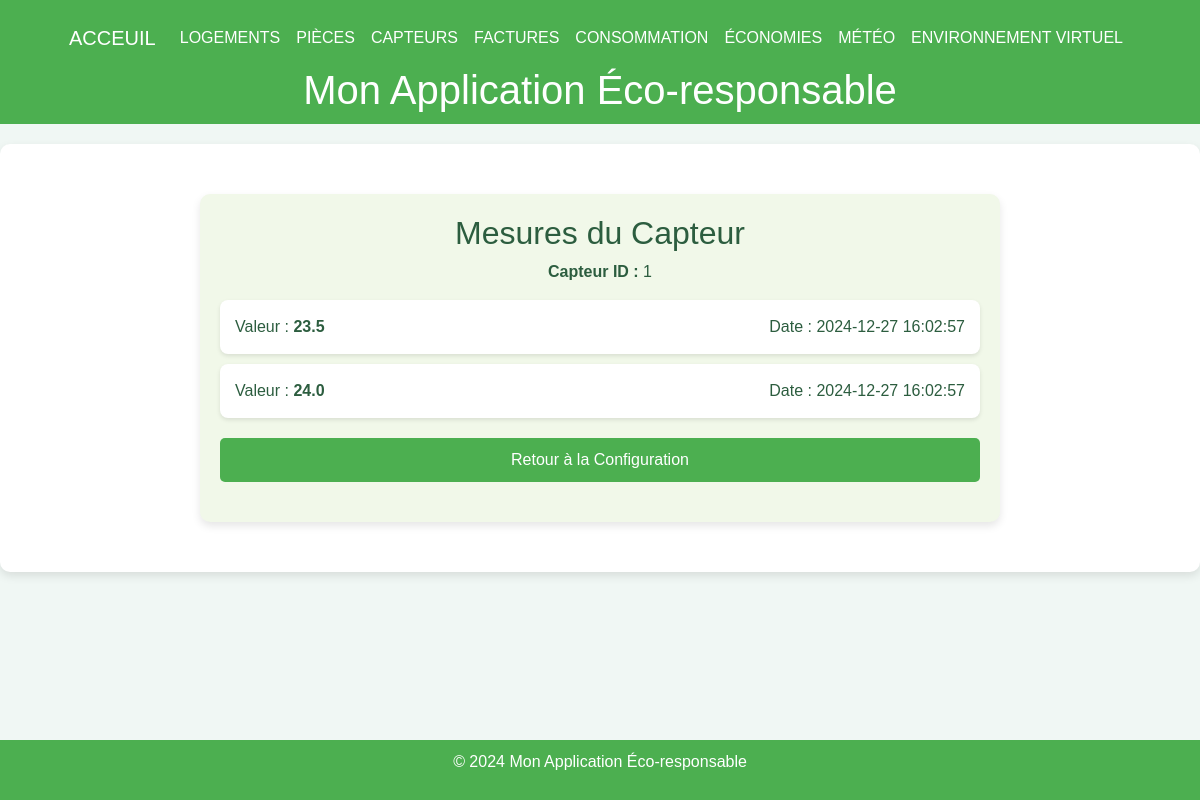
Before: /measurements/1 with the older database file.
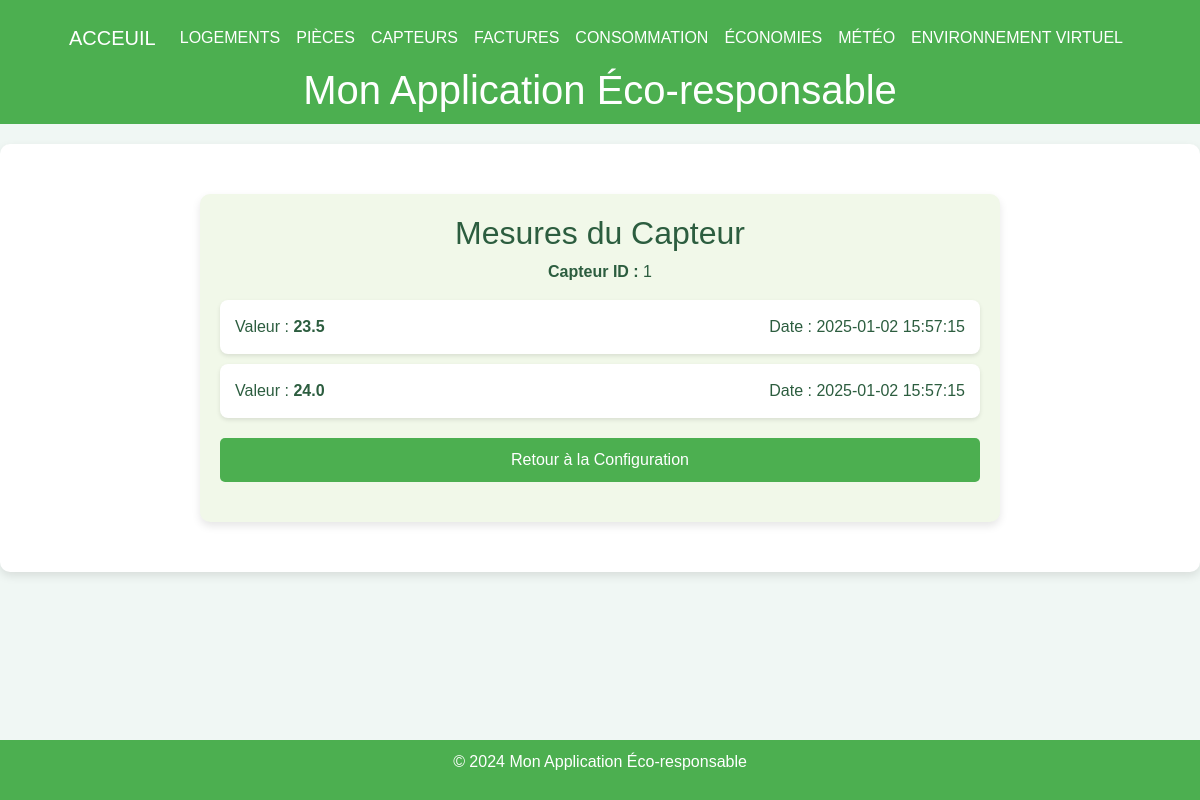
After: the same page with the newer database file.
### tables this page shows
CREATE TABLE Measurements (
measurement_id INTEGER PRIMARY KEY, -- Identifiant unique pour chaque mesure
sensor_id INTEGER, -- RÃ©fÃ©rence au capteur qui a pris la mesure
value FLOAT, -- Valeur enregistrÃ©e par le capteur
insert_date TIMESTAMP DEFAULT CURRENT_TIMESTAMP, -- Horodatage de l'enregistrement de la mesure
FOREIGN KEY (sensor_id) REFERENCES Sensor(sensor_id) -- Lien entre la mesure et un capteur spÃ©cifique
);

### main.py (the view)
@app.get("/measurements/{sensor_id}", response_class=HTMLResponse)
def get_sensor_measurements(request: Request, sensor_id: int):
    conn = get_db_connection()
    conn.row_factory = sqlite3.Row  # Ensure rows are returned as dictionaries
    logements = conn.execute("SELECT housing_id, address FROM Housing").fetchall()
    measurements = conn.execute(
        "SELECT value, insert_date FROM Measurements WHERE sensor_id = ? ORDER BY insert_date DESC",
        (sensor_id,)
    ).fetchall()
    sensor_info = conn.execute(
        """
        SELECT h.housing_id, h.address
        FROM Sensor s
        JOIN Room r ON s.room_id = r.room_id
        JOIN Housing h ON r.housing_id = h.housing_id
        WHERE s.sensor_id = ?
        """,
        (sensor_id,)
    ).fetchone()
    conn.close()
    measurements = [dict(m) for m in measurements]
    return templates.TemplateResponse("measurements.html", {
        "request": request,
        "sensor_id": sensor_id,
        "measurements": measurements,
        "housing_id": sensor_info["housing_id"] if sensor_info else 1,
        "selected_logement_address": sensor_info["address"] if sensor_info else "Logement par Défaut"
    })

### templates/measurements.html (shortened to what this page needs)
{% extends "layout.html" %}
{% block content %}
<div class="container">
    <h2 class="text-center">Mesures du Capteur</h2>
    <p class="text-center"><strong>Capteur ID :</strong> {{ sensor_id }}</p>
    <div id="measurements-list">
        {% if measurements %}
            {% for measurement in measurements %}
            <div class="measurement-item">
                <span>Valeur : <strong>{{ measurement['value'] }}</strong></span>
                <span>Date : {{ measurement['insert_date'] }}</span>
            </div>
            {% endfor %}
        {% else %}
            <p class="text-center">Aucune mesure trouvée pour ce capteur.</p>
        {% endif %}
    </div>
    <a href="/sensors/{{ housing_id }}" class="btn-back">Retour à la Configuration</a>
</div>
{% endblock %}

Changed rows visible on the page:
changed Measurements (number 1 of 2 on the later page): insert_date "2024-12-27 16:02:57" → "2025-01-02 15:57:15"
changed Measurements (number 2 of 2 on the later page): insert_date "2024-12-27 16:02:57" → "2025-01-02 15:57:15"
